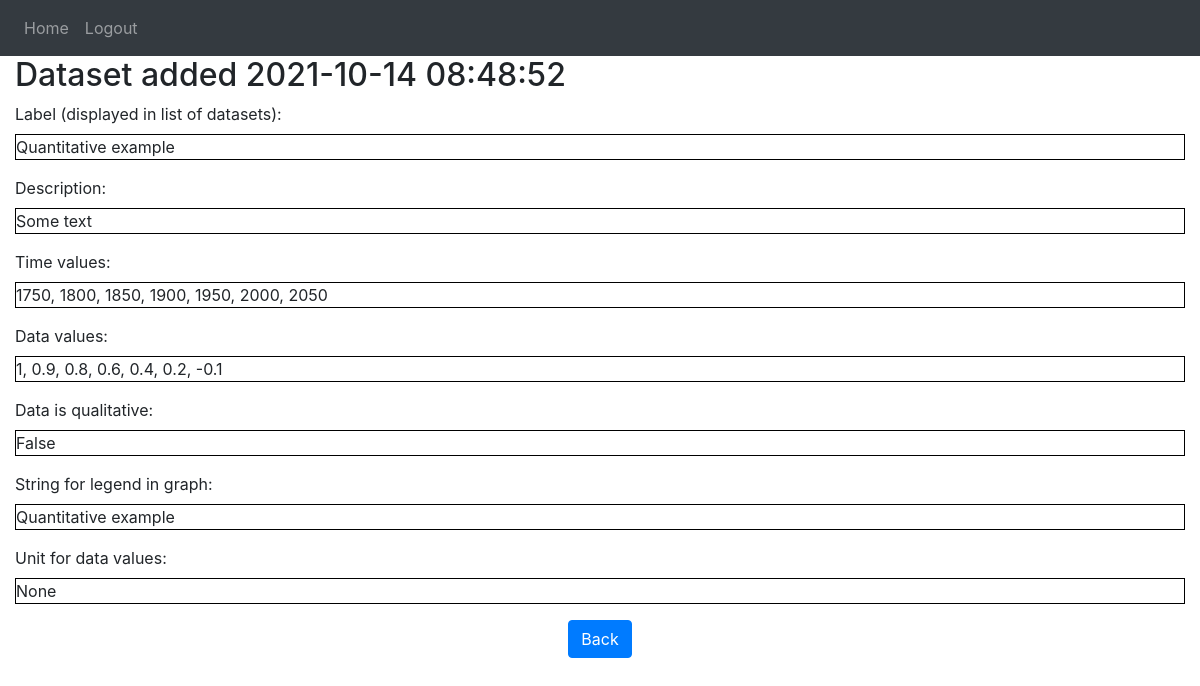
Screenshot of /details/86 (signed in) with the database file from the repository.
### website/models.py (models this page shows)
class DataSet(db.Model):
    id = db.Column(db.Integer, primary_key=True)
    id_predef = db.Column(db.Integer, unique=True, nullable=True)  # Unique if not null
    label = db.Column(db.String(LABEL_MAXLENGTH))   # For checkbox lists
    description = db.Column(db.String(DESCRIPTION_MAXLENGTH))
    time_values = db.Column(db.String(DATA_MAXLENGTH))
    data_values = db.Column(db.String(DATA_MAXLENGTH))
    data_is_qualitative = db.Column(db.Boolean, unique=False, default=False)
    data_scale = db.Column(db.Integer, nullable=True)  # Power of ten
    data_unit = db.Column(db.String(UNIT_MAXLENGTH))
    legend = db.Column(db.String(LABEL_MAXLENGTH))
    date = db.Column(db.DateTime(timezone=True), default=func.now())
    user_id = db.Column(db.Integer, db.ForeignKey('user.id'), nullable=True)  # null means predefined data

### website/views.py (the view)
@views.route('/details/<int:id>')
@login_required
def view_dataset(id):
    dataset_to_view = DataSet.query.get_or_404(id)
    form = AddDataSetForm()
    return render_template("view_dataset.html", user=current_user, dataset=dataset_to_view, form=form)

### website/__init__.py (called while the page is built)
def create_app():
    app = Flask(__name__)  # __name__ is 'website'
    app.config['SECRET_KEY'] = '410d1f4eb7412ee625ed5a3562ec1cc6'
    app.config['SQLALCHEMY_DATABASE_URI'] = f'sqlite:///{DB_NAME}'
    app.config['SQLALCHEMY_TRACK_MODIFICATIONS'] = False
    db.init_app(app)
    from .views import views
    from .auth import auth
    app.register_blueprint(views, url_prefix='/')
    app.register_blueprint(auth, url_prefix='/')
    from .models import User
    create_database(app)
    login_manager = LoginManager()
    login_manager.login_view = 'auth.login'
    login_manager.init_app(app)
    @login_manager.user_loader
    def load_user(id):
        return User.query.get(int(id))
    return app

### website/templates/view_dataset.html (shortened to what this page needs)
{% extends "base.html" %}
{% block content %}
<h2>Dataset added {{ dataset.date }}</h2>
{% for key in ['label', 'description', 'time_values', 'data_values', 'data_is_qualitative',
               'legend', 'data_unit'] %}
    {{ form[key].label }}<br />
    <div style="border:1px solid black;">{{ dataset[key] }}</div>
{% endfor %}
<div align="center">
    <a href="{{ url_for('views.home') }}" class="btn btn-primary" role="button" aria-pressed="true">Back</a>
</div>
{% endblock %}

### rows the page displays
DataSet: date "2021-10-14 08:48:52", label "Quantitative example" "Some text" "1750, 1800, 1850, 1900, 1950, 2000, 2050" "1, 0.9, 0.8, 0.6, 0.4, 0.2, -0.1" "False" "Quantitative example" "None"
